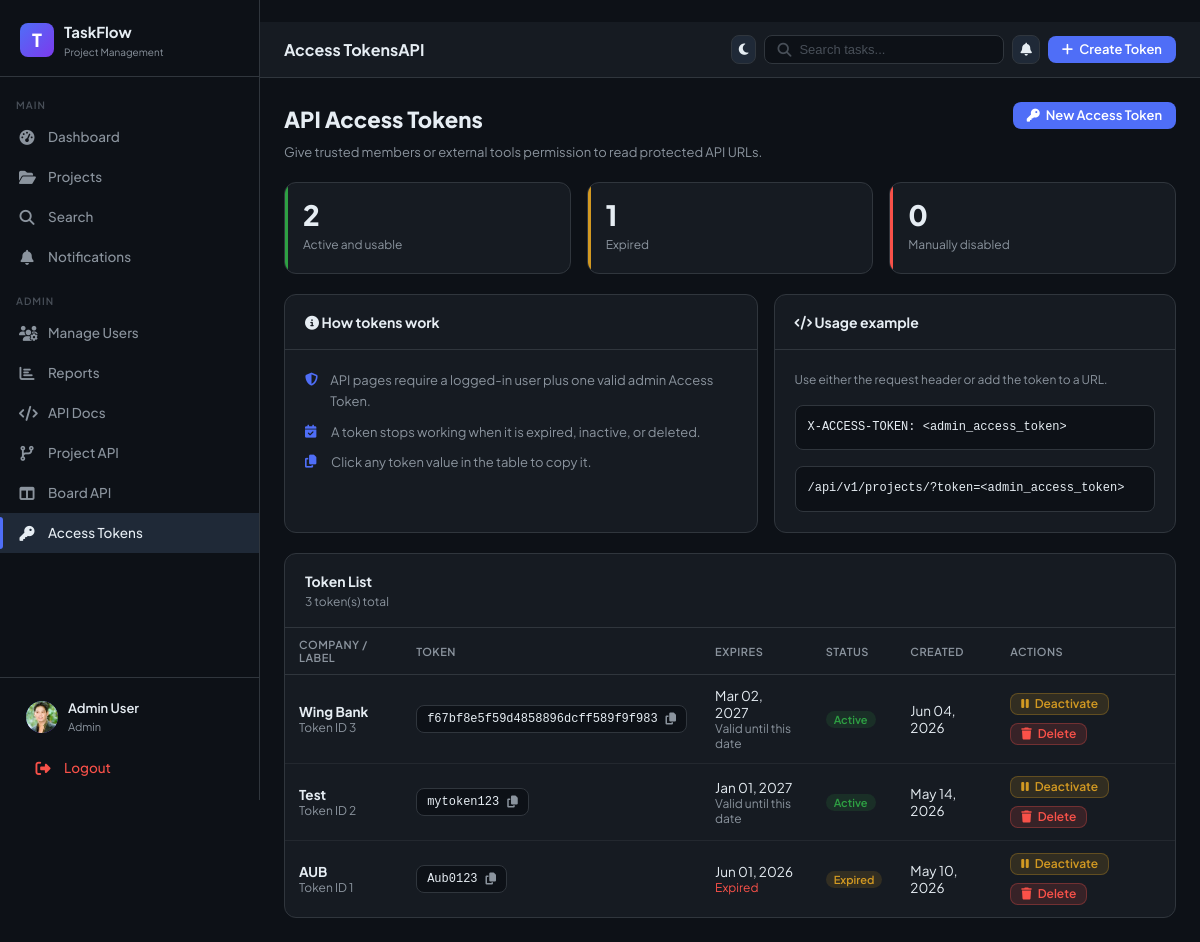
/admin-panel/access-tokens/ (signed in), run on the app's committed database.
### core/models.py (models this page shows, shortened)
class User(AbstractUser):
    ROLE_CHOICES = [("admin", "Admin"), ("member", "Member")]
    role = models.CharField(max_length=10, choices=ROLE_CHOICES, default="member")
    avatar = models.ImageField(upload_to="avatars/", blank=True, null=True)
    is_active = models.BooleanField(default=True)
    @property
    def is_admin(self):
        return self.role == "admin"

class AccessToken(models.Model):
    company_name = models.CharField(max_length=255)
    token = models.CharField(max_length=255, unique=True)
    expire_date = models.DateField()
    is_active = models.BooleanField(default=True)
    created_at = models.DateTimeField(auto_now_add=True)

### core/views.py (the view)
# urls.py: path('admin-panel/access-tokens/', views.admin_access_tokens, name='admin_access_tokens'),
@login_required
def admin_access_tokens(request):
    if not request.user.is_staff:
        return redirect('dashboard')
    from .models import AccessToken
    tokens = AccessToken.objects.all().order_by('-id')
    today = timezone.now().date()
    return render(request, 'admin_panel/access_tokens.html', {
        'tokens': tokens,
        'active_count': tokens.filter(is_active=True, expire_date__gte=today).count(),
        'inactive_count': tokens.filter(is_active=False).count(),
        'expired_count': tokens.filter(expire_date__lt=today).count(),
        'today': today,
        'unread_count': request.user.notifications.filter(is_read=False).count(),
    })

### templates/admin_panel/access_tokens.html (shortened to what this page needs)
﻿{% extends 'base.html' %}
{% block page_title %}Access TokensAPI{% endblock %}
{% block topbar_extra %}
<button class="btn btn-primary" type="button" onclick="showCreateTokenModal()">
  <i class="fa-solid fa-plus"></i> Create Token
</button>
{% endblock %}
{% block content %}
<div class="token-toolbar">
  <div>
    <div class="token-title">API Access Tokens</div>
    <div class="token-subtitle">Give trusted members or external tools permission to read protected API URLs.</div>
  </div>
  <button class="btn btn-primary" type="button" onclick="showCreateTokenModal()">
    <i class="fa-solid fa-key"></i> New Access Token
  </button>
</div>
<div class="token-summary">
  <div class="token-stat active">
    <div class="token-stat-value">{{ active_count }}</div>
    <div class="token-stat-label">Active and usable</div>
  </div>
  <div class="token-stat expired">
    <div class="token-stat-value">{{ expired_count }}</div>
    <div class="token-stat-label">Expired</div>
  </div>
  <div class="token-stat inactive">
    <div class="token-stat-value">{{ inactive_count }}</div>
    <div class="token-stat-label">Manually disabled</div>
  </div>
</div>
<div class="token-help">
  <div class="card">
    <div class="card-header">
      <div class="fw-700"><i class="fa-solid fa-circle-info"></i> How tokens work</div>
    </div>
    <div class="card-body">
      <div class="token-help-list">
        <div class="token-help-item">
          <i class="fa-solid fa-shield-halved"></i>
          <div>API pages require a logged-in user plus one valid admin Access Token.</div>
        </div>
        <div class="token-help-item">
          <i class="fa-solid fa-calendar-check"></i>
          <div>A token stops working when it is expired, inactive, or deleted.</div>
        </div>
        <div class="token-help-item">
          <i class="fa-solid fa-copy"></i>
          <div>Click any token value in the table to copy it.</div>
        </div>
      </div>
    </div>
  </div>
  <div class="card">
    <div class="card-header">
      <div class="fw-700"><i class="fa-solid fa-code"></i> Usage example</div>
    </div>
    <div class="card-body">
      <div class="text-small text-muted mb-16">Use either the request header or add the token to a URL.</div>
      <div class="token-code mb-16">X-ACCESS-TOKEN: &lt;admin_access_token&gt;</div>
      <div class="token-code">/api/v1/projects/?token=&lt;admin_access_token&gt;</div>
    </div>
  </div>
</div>
<div class="card">
  <div class="card-header">
    <div>
      <div class="fw-700">Token List</div>
      <div class="text-small text-muted">{{ tokens|length }} token(s) total</div>
    </div>
  </div>
  <div class="card-body" style="padding:0">
    <table class="table">
      <thead>
        <tr>
          <th>Company / Label</th>
          <th>Token</th>
          <th>Expires</th>
          <th>Status</th>
          <th>Created</th>
          <th>Actions</th>
        </tr>
      </thead>
      <tbody>
        {% for token in tokens %}
        <tr>
          <td>
            <div class="fw-700">{{ token.company_name }}</div>
            <div class="text-small text-muted">Token ID {{ token.id }}</div>
          </td>
          <td>
            <button
              type="button"
              class="token-value"
              data-token="{{ token.token }}"
              title="Click to copy token"
              onclick="copyToken(this)"
            >
              <span>{{ token.token }}</span>
              <i class="fa-solid fa-copy token-copy"></i>
            </button>
          </td>
          <td>
            <div>{{ token.expire_date|date:"M d, Y" }}</div>
            {% if token.expire_date < today %}
              <div class="text-small text-danger">Expired</div>
            {% else %}
              <div class="text-small text-muted">Valid until this date</div>
            {% endif %}
          </td>
          <td>
            {% if not token.is_active %}
              <span class="badge badge-critical">Inactive</span>
            {% elif token.expire_date < today %}
              <span class="badge badge-doing">Expired</span>
            {% else %}
              <span class="badge badge-done">Active</span>
            {% endif %}
          </td>
          <td class="text-muted text-small">{{ token.created_at|date:"M d, Y" }}</td>
          <td>
            <div class="token-actions">
              <form method="post" action="{% url 'admin_toggle_access_token' token.id %}">
                <button type="submit" class="btn btn-sm {% if token.is_active %}btn-warning{% else %}btn-success{% endif %}">
                  {% if token.is_active %}
                    <i class="fa-solid fa-pause"></i> Deactivate
                  {% else %}
                    <i class="fa-solid fa-play"></i> Activate
                  {% endif %}
                </button>
              </form>
              <form method="post" action="{% url 'admin_delete_access_token' token.id %}" onsubmit="return confirm('Delete this access token? Any API link using it will stop working.')">
                <button type="submit" class="btn btn-sm btn-danger">
                  <i class="fa-solid fa-trash"></i> Delete
                </button>
              </form>
            </div>
          </td>
        </tr>
        {% endfor %}
      </tbody>
    </table>
  </div>
</div>
{% endblock %}

### templates/base.html (shortened to what this page needs)
﻿{% load static %}
<!doctype html>
<html lang="en">
  <head>
    <link rel="stylesheet" href="{% static 'css/main.css' %}" />
    <link rel="stylesheet" href="https://cdnjs.cloudflare.com/ajax/libs/font-awesome/6.5.0/css/all.min.css" />
  </head>
  <body class="{% block body_class %}{% endblock %}">
    <aside class="sidebar" id="sidebar">
      <div class="sidebar-logo">
        <div class="logo-icon">T</div>
        <div>
          <div class="logo-text">TaskFlow</div>
          <div class="logo-sub">Project Management</div>
        </div>
      </div>
      <nav class="sidebar-nav">
        <div class="nav-section">Main</div>
        <a href="{% url 'dashboard' %}" class="nav-link {% if request.resolver_match.url_name == 'dashboard' %}active{% endif %}">
          <span class="nav-icon"><i class="fa-solid fa-gauge-high"></i></span>
          Dashboard
        </a>
        <a href="{% url 'projects' %}" class="nav-link ">
          <span class="nav-icon"><i class="fa-solid fa-folder-open"></i></span>
          Projects
        </a>
        <a href="{% url 'search' %}" class="nav-link {% if request.resolver_match.url_name == 'search' %}active{% endif %}">
          <span class="nav-icon"><i class="fa-solid fa-magnifying-glass"></i></span>
          Search
        </a>
        <a href="{% url 'notifications' %}" class="nav-link {% if request.resolver_match.url_name == 'notifications' %}active{% endif %}">
          <span class="nav-icon"><i class="fa-solid fa-bell"></i></span>
          Notifications
        </a>
        {% if user.is_admin or user.is_staff or user.is_superuser %}
        <div class="nav-section" style="margin-top: 8px">Admin</div>
        <a href="{% url 'admin_users' %}" class="nav-link {% if request.resolver_match.url_name == 'admin_users' %}active{% endif %}">
          <span class="nav-icon"><i class="fa-solid fa-users-gear"></i></span>
          Manage Users
        </a>
        <a href="{% url 'admin_reports' %}" class="nav-link {% if request.resolver_match.url_name == 'admin_reports' %}active{% endif %}">
          <span class="nav-icon"><i class="fa-solid fa-chart-bar"></i></span>
          Reports
        </a>
        <a href="{% url 'admin_api_docs' %}" class="nav-link {% if request.resolver_match.url_name == 'admin_api_docs' %}active{% endif %}">
          <span class="nav-icon"><i class="fa-solid fa-code"></i></span>
          API Docs
        </a>
        <a href="{% url 'admin_project_api' %}" class="nav-link {% if request.resolver_match.url_name == 'project_api_crud' or request.resolver_match.url_name == 'admin_project_api' %}active{% endif %}">
          <span class="nav-icon"><i class="fa-solid fa-code-branch"></i></span>
          Project API
        </a>
        <a href="{% url 'admin_board_api' %}" class="nav-link {% if request.resolver_match.url_name == 'board_api_crud' or request.resolver_match.url_name == 'admin_board_api' %}active{% endif %}">
          <span class="nav-icon"><i class="fa-solid fa-columns"></i></span>
          Board API
        </a>
        <a href="{% url 'admin_access_tokens' %}" class="nav-link {% if request.resolver_match.url_name == 'admin_access_tokens' %}active{% endif %}">
          <span class="nav-icon"><i class="fa-solid fa-key"></i></span>
          Access Tokens
        </a>
        {% endif %}
      </nav>
      <div class="sidebar-footer">
        <a href="{% url 'profile' %}" class="user-card">
          <div class="user-avatar">
            {% if user.avatar %}<img src="{{ user.avatar.url }}" alt="" />
            {% else %}{{ user.username|first|upper }}{% endif %}
          </div>
          <div class="user-info">
            <div class="user-name">{{ user.get_full_name|default:user.username }}</div>
            <div class="user-role">{{ user.role }}</div>
          </div>
        </a>
        <a href="{% url 'logout' %}" class="nav-link" style="margin-top: 4px; color: var(--red)">
          <span class="nav-icon"><i class="fa-solid fa-right-from-bracket"></i></span>
          Logout
        </a>
      </div>
    </aside>
    <div class="main-content">
      <div class="topbar">
        <div class="topbar-title">{% block page_title %}{% endblock %}</div>
        <div class="topbar-actions">
          <button id="themeToggle" class="btn btn-icon btn-secondary" type="button">
            <i class="fa-solid fa-moon" id="themeIcon"></i>
          </button>
          <form action="{% url 'search' %}" method="get" class="search-bar" aria-label="Search" onclick="if (window.innerWidth <= 768) this.submit()">
            <i class="fa-solid fa-magnifying-glass" style="color: var(--text-faint)"></i>
            <input type="text" name="q" placeholder="Search tasks..." value="{{ request.GET.q }}" />
          </form>
          <a href="{% url 'notifications' %}" class="btn btn-icon btn-secondary" style="position: relative">
            <i class="fa-solid fa-bell"></i>
          </a>
          {% block topbar_extra %}{% endblock %}
        </div>
      </div>
      <div class="page-content">
        {% block content %}{% endblock %}
      </div>
    </div>
  </body>
</html>

### templates/admin_panel/access_tokens.html (style rules this page uses)
.token-toolbar { display: flex; align-items: flex-start; justify-content: space-between; gap: 16px; margin-bottom: 20px; }
.token-title { font-size: 22px; font-weight: 800; margin-bottom: 4px; }
.token-subtitle { color: var(--text-muted); font-size: 13px; }
.token-summary { display: grid; grid-template-columns: repeat(3, minmax(0, 1fr)); gap: 16px; margin-bottom: 20px; }
.token-stat { background: var(--bg-card); border: 1px solid var(--border); border-radius: 12px; padding: 18px; position: relative; overflow: hidden; }
.token-stat::before { content: ""; position: absolute; inset: 0 auto 0 0; width: 3px; }
.token-stat.active::before { background: var(--green); }
.token-stat.expired::before { background: var(--yellow); }
.token-stat.inactive::before { background: var(--red); }
.token-stat-value { font-size: 28px; font-weight: 800; line-height: 1; }
.token-stat-label { color: var(--text-muted); font-size: 12px; margin-top: 6px; }
.token-help { display: grid; grid-template-columns: minmax(0, 1fr) minmax(280px, .85fr); gap: 16px; margin-bottom: 20px; }
.token-help-list { display: grid; gap: 10px; color: var(--text-muted); font-size: 13px; }
.token-help-item { display: flex; align-items: flex-start; gap: 10px; }
.token-help-item i { color: var(--accent); margin-top: 3px; width: 16px; }
.token-code { background: var(--bg-dark); border: 1px solid var(--border); border-radius: 8px; padding: 12px; font-family: Consolas, Monaco, monospace; font-size: 12px; color: var(--text-primary); overflow-x: auto; white-space: nowrap; }
.token-value { display: inline-flex; align-items: center; gap: 8px; max-width: 420px; background: var(--bg-dark); border: 1px solid var(--border); color: var(--text-primary); padding: 6px 10px; border-radius: 8px; font-family: Consolas, Monaco, monospace; font-size: 12px; cursor: pointer; }
.token-value span { overflow: hidden; text-overflow: ellipsis; white-space: nowrap; }
.token-copy { color: var(--text-muted); flex: 0 0 auto; }
.token-actions { display: flex; gap: 8px; flex-wrap: wrap; }
.btn-warning { background: rgba(210,153,34,.15); border: 1px solid rgba(210,153,34,.3); color: var(--yellow); }

### data on the page
User: avatar (picture), get_full_name "Admin User", role "Admin"
AccessToken: company_name "Wing Bank", id "3", token "f67bf8e5f59d4858896dcff589f9f983", expire_date "Mar 02, 2027", shows "Valid until this date", is_active "Active", created_at "Jun 04, 2026"
AccessToken: company_name "Test", id "2", token "mytoken123", expire_date "Jan 01, 2027", shows "Valid until this date", is_active "Active", created_at "May 14, 2026"
AccessToken: company_name "AUB", id "1", token "Aub0123", expire_date "Jun 01, 2026", shows "Expired", is_active "Expired", created_at "May 10, 2026"

### other printed values
{{ active_count }} "2"
{{ expired_count }} "1"
{{ inactive_count }} "0"
{{ tokens|length }} "3"
